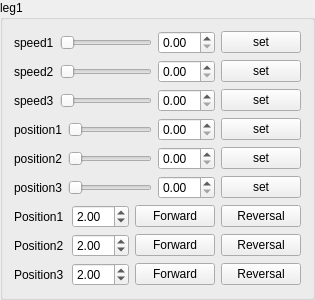
      <widget class="QGroupBox" name="groupBox">
       <property name="title">
        <string>leg1</string>
       </property>
       <layout class="QVBoxLayout" name="verticalLayout">
        <item>
         <layout class="QHBoxLayout" name="horizontalLayout_29">
          <item>
           <widget class="QLabel" name="speed1Label">
            <property name="sizePolicy">
             <sizepolicy hsizetype="Fixed" vsizetype="Preferred">
              <horstretch>0</horstretch>
              <verstretch>0</verstretch>
             </sizepolicy>
            </property>
            <property name="text">
             <string>speed1</string>
            </property>
           </widget>
          </item>
          <item>
           <widget class="DoubleSlider" name="speed11HorizontalSlider">
            <property name="sizePolicy">
             <sizepolicy hsizetype="Expanding" vsizetype="Fixed">
              <horstretch>0</horstretch>
              <verstretch>0</verstretch>
             </sizepolicy>
            </property>
            <property name="orientation">
             <enum>Qt::Horizontal</enum>
            </property>
           </widget>
          </item>
          <item>
           <widget class="QDoubleSpinBox" name="speed11DoubleSpinBox">
            <property name="sizePolicy">
             <sizepolicy hsizetype="Fixed" vsizetype="Fixed">
              <horstretch>0</horstretch>
              <verstretch>0</verstretch>
             </sizepolicy>
            </property>
            <property name="toolTip">
             <string>The unit is rpm</string>
            </property>
            <property name="suffix">
             <string/>
            </property>
            <property name="singleStep">
             <double>0.010000000000000</double>
            </property>
            <property name="value">
             <double>0.000000000000000</double>
            </property>
           </widget>
          </item>
          <item>
           <widget class="QPushButton" name="speed11SetButton">
            <property name="sizePolicy">
             <sizepolicy hsizetype="Fixed" vsizetype="Fixed">
              <horstretch>0</horstretch>
              <verstretch>0</verstretch>
             </sizepolicy>
            </property>
            <property name="text">
             <string>set</string>
            </property>
           </widget>
          </item>
         </layout>
        </item>
        <item>
         <layout class="QHBoxLayout" name="horizontalLayout_30">
          <item>
           <widget class="QLabel" name="speed2Label">
            <property name="sizePolicy">
             <sizepolicy hsizetype="Fixed" vsizetype="Preferred">
              <horstretch>0</horstretch>
              <verstretch>0</verstretch>
             </sizepolicy>
            </property>
            <property name="text">
             <string>speed2</string>
            </property>
           </widget>
          </item>
          <item>
           <widget class="DoubleSlider" name="speed12HorizontalSlider">
            <property name="sizePolicy">
             <sizepolicy hsizetype="Expanding" vsizetype="Fixed">
              <horstretch>0</horstretch>
              <verstretch>0</verstretch>
             </sizepolicy>
            </property>
            <property name="orientation">
             <enum>Qt::Horizontal</enum>
            </property>
           </widget>
          </item>
          <item>
           <widget class="QDoubleSpinBox" name="speed12DoubleSpinBox">
            <property name="sizePolicy">
             <sizepolicy hsizetype="Fixed" vsizetype="Fixed">
              <horstretch>0</horstretch>
              <verstretch>0</verstretch>
             </sizepolicy>
            </property>
            <property name="toolTip">
             <string>The unit is rpm</string>
            </property>
            <property name="suffix">
             <string/>
            </property>
            <property name="singleStep">
             <double>0.010000000000000</double>
            </property>
            <property name="value">
             <double>0.000000000000000</double>
            </property>
           </widget>
          </item>
          <item>
           <widget class="QPushButton" name="speed12SetButton">
            <property name="sizePolicy">
             <sizepolicy hsizetype="Fixed" vsizetype="Fixed">
              <horstretch>0</horstretch>
              <verstretch>0</verstretch>
             </sizepolicy>
            </property>
            <property name="text">
             <string>set</string>
            </property>
           </widget>
          </item>
         </layout>
        </item>
        <item>
         <layout class="QHBoxLayout" name="horizontalLayout_28">
          <item>
           <widget class="QLabel" name="speed3Label">
            <property name="sizePolicy">
             <sizepolicy hsizetype="Fixed" vsizetype="Preferred">
              <horstretch>0</horstretch>
              <verstretch>0</verstretch>
             </sizepolicy>
            </property>
            <property name="text">
             <string>speed3</string>
            </property>
           </widget>
          </item>
          <item>
           <widget class="DoubleSlider" name="speed13HorizontalSlider">
            <property name="sizePolicy">
             <sizepolicy hsizetype="Expanding" vsizetype="Fixed">
              <horstretch>0</horstretch>
              <verstretch>0</verstretch>
             </sizepolicy>
            </property>
            <property name="orientation">
             <enum>Qt::Horizontal</enum>
            </property>
           </widget>
          </item>
          <item>
           <widget class="QDoubleSpinBox" name="speed13DoubleSpinBox">
            <property name="sizePolicy">
             <sizepolicy hsizetype="Fixed" vsizetype="Fixed">
              <horstretch>0</horstretch>
              <verstretch>0</verstretch>
             </sizepolicy>
            </property>
            <property name="toolTip">
             <string>The unit is rpm</string>
            </property>
            <property name="suffix">
             <string/>
            </property>
            <property name="singleStep">
             <double>0.010000000000000</double>
            </property>
            <property name="value">
             <double>0.000000000000000</double>
            </property>
           </widget>
          </item>
          <item>
           <widget class="QPushButton" name="speed13SetButton">
            <property name="sizePolicy">
             <sizepolicy hsizetype="Fixed" vsizetype="Fixed">
              <horstretch>0</horstretch>
              <verstretch>0</verstretch>
             </sizepolicy>
            </property>
            <property name="text">
             <string>set</string>
            </property>
           </widget>
          </item>
         </layout>
        </item>
        <item>
         <layout class="QHBoxLayout" name="horizontalLayout_27">
          <item>
           <widget class="QLabel" name="position1Label">
            <property name="sizePolicy">
             <sizepolicy hsizetype="Fixed" vsizetype="Preferred">
              <horstretch>0</horstretch>
              <verstretch>0</verstretch>
             </sizepolicy>
            </property>
            <property name="text">
             <string>position1</string>
            </property>
           </widget>
          </item>
          <item>
           <widget class="DoubleSlider" name="position11HorizontalSlider">
            <property name="sizePolicy">
             <sizepolicy hsizetype="Expanding" vsizetype="Fixed">
              <horstretch>0</horstretch>
              <verstretch>0</verstretch>
             </sizepolicy>
            </property>
            <property name="orientation">
             <enum>Qt::Horizontal</enum>
            </property>
           </widget>
          </item>
          <item>
           <widget class="QDoubleSpinBox" name="position11DoubleSpinBox">
            <property name="sizePolicy">
             <sizepolicy hsizetype="Fixed" vsizetype="Fixed">
              <horstretch>0</horstretch>
              <verstretch>0</verstretch>
             </sizepolicy>
            </property>
            <property name="toolTip">
             <string>The unit is degree</string>
            </property>
            <property name="suffix">
             <string/>
            </property>
           </widget>
          </item>
          <item>
           <widget class="QPushButton" name="position11SetButton">
            <property name="sizePolicy">
             <sizepolicy hsizetype="Fixed" vsizetype="Fixed">
              <horstretch>0</horstretch>
              <verstretch>0</verstretch>
             </sizepolicy>
            </property>
            <property name="text">
             <string>set</string>
            </property>
           </widget>
          </item>
         </layout>
        </item>
        <item>
         <layout class="QHBoxLayout" name="horizontalLayout_26">
          <item>
           <widget class="QLabel" name="position2Label">
            <property name="sizePolicy">
             <sizepolicy hsizetype="Fixed" vsizetype="Preferred">
              <horstretch>0</horstretch>
              <verstretch>0</verstretch>
             </sizepolicy>
            </property>
            <property name="text">
             <string>position2</string>
            </property>
           </widget>
          </item>
          <item>
           <widget class="DoubleSlider" name="position12HorizontalSlider">
            <property name="sizePolicy">
             <sizepolicy hsizetype="Expanding" vsizetype="Fixed">
              <horstretch>0</horstretch>
              <verstretch>0</verstretch>
             </sizepolicy>
            </property>
            <property name="orientation">
             <enum>Qt::Horizontal</enum>
            </property>
           </widget>
          </item>
          <item>
           <widget class="QDoubleSpinBox" name="position12DoubleSpinBox">
            <property name="sizePolicy">
             <sizepolicy hsizetype="Fixed" vsizetype="Fixed">
              <horstretch>0</horstretch>
              <verstretch>0</verstretch>
             </sizepolicy>
            </property>
            <property name="toolTip">
             <string>The unit is degree</string>
            </property>
            <property name="statusTip">
             <string/>
            </property>
            <property name="suffix">
             <string/>
            </property>
           </widget>
          </item>
          <item>
           <widget class="QPushButton" name="position12SetButton">
            <property name="sizePolicy">
             <sizepolicy hsizetype="Fixed" vsizetype="Fixed">
              <horstretch>0</horstretch>
              <verstretch>0</verstretch>
             </sizepolicy>
            </property>
            <property name="text">
             <string>set</string>
            </property>
           </widget>
          </item>
         </layout>
        </item>
        <item>
         <layout class="QHBoxLayout" name="horizontalLayout_25">
          <item>
           <widget class="QLabel" name="position3Label">
            <property name="sizePolicy">
             <sizepolicy hsizetype="Fixed" vsizetype="Preferred">
              <horstretch>0</horstretch>
              <verstretch>0</verstretch>
             </sizepolicy>
            </property>
            <property name="text">
             <string>position3</string>
            </property>
           </widget>
          </item>
          <item>
           <widget class="DoubleSlider" name="position13HorizontalSlider">
            <property name="sizePolicy">
             <sizepolicy hsizetype="Expanding" vsizetype="Fixed">
              <horstretch>0</horstretch>
              <verstretch>0</verstretch>
             </sizepolicy>
            </property>
            <property name="orientation">
             <enum>Qt::Horizontal</enum>
            </property>
           </widget>
          </item>
          <item>
           <widget class="QDoubleSpinBox" name="position13DoubleSpinBox">
            <property name="sizePolicy">
             <sizepolicy hsizetype="Fixed" vsizetype="Fixed">
              <horstretch>0</horstretch>
              <verstretch>0</verstretch>
             </sizepolicy>
            </property>
            <property name="toolTip">
             <string>The unit is degree</string>
            </property>
            <property name="statusTip">
             <string/>
            </property>
            <property name="suffix">
             <string/>
            </property>
           </widget>
          </item>
          <item>
           <widget class="QPushButton" name="position13SetButton">
            <property name="sizePolicy">
             <sizepolicy hsizetype="Fixed" vsizetype="Fixed">
              <horstretch>0</horstretch>
              <verstretch>0</verstretch>
             </sizepolicy>
            </property>
            <property name="text">
             <string>set</string>
            </property>
           </widget>
          </item>
         </layout>
        </item>
        <item>
         <layout class="QGridLayout" name="gridLayout_3">
          <property name="spacing">
           <number>6</number>
          </property>
          <item row="1" column="3">
           <widget class="QPushButton" name="pos12ReversalPushButton">
            <property name="text">
             <string>Reversal</string>
            </property>
            <property name="icon">
             <iconset>
              <normaloff>:/images/navigate-down.ico</normaloff>:/images/navigate-down.ico</iconset>
            </property>
           </widget>
          </item>
          <item row="1" column="0">
           <widget class="QLabel" name="relativePos2Label">
            <property name="text">
             <string>Position2</string>
            </property>
           </widget>
          </item>
          <item row="0" column="3">
           <widget class="QPushButton" name="pos11ReversalPushButton">
            <property name="text">
             <string>Reversal</string>
            </property>
            <property name="icon">
             <iconset>
              <normaloff>:/images/navigate-down.ico</normaloff>:/images/navigate-down.ico</iconset>
            </property>
           </widget>
          </item>
          <item row="0" column="2">
           <widget class="QPushButton" name="pos11ForwardPushButton">
            <property name="text">
             <string>Forward</string>
            </property>
            <property name="icon">
             <iconset>
              <normaloff>:/images/navigate-up.ico</normaloff>:/images/navigate-up.ico</iconset>
            </property>
           </widget>
          </item>
          <item row="2" column="1">
           <widget class="QDoubleSpinBox" name="relativePos13DoubleSpinBox">
            <property name="value">
             <double>2.000000000000000</double>
            </property>
           </widget>
          </item>
          <item row="2" column="3">
           <widget class="QPushButton" name="pos13ReversalPushButton">
            <property name="text">
             <string>Reversal</string>
            </property>
            <property name="icon">
             <iconset>
              <normaloff>:/images/navigate-down.ico</normaloff>:/images/navigate-down.ico</iconset>
            </property>
           </widget>
          </item>
          <item row="1" column="2">
           <widget class="QPushButton" name="pos12ForwardPushButton">
            <property name="text">
             <string>Forward</string>
            </property>
            <property name="icon">
             <iconset>
              <normaloff>:/images/navigate-up.ico</normaloff>:/images/navigate-up.ico</iconset>
            </property>
           </widget>
          </item>
          <item row="2" column="2">
           <widget class="QPushButton" name="pos13ForwardPushButton">
            <property name="text">
             <string>Forward</string>
            </property>
            <property name="icon">
             <iconset>
              <normaloff>:/images/navigate-up.ico</normaloff>:/images/navigate-up.ico</iconset>
            </property>
           </widget>
          </item>
          <item row="0" column="0">
           <widget class="QLabel" name="relativePos1Label">
            <property name="text">
             <string>Position1</string>
            </property>
           </widget>
          </item>
          <item row="0" column="1">
           <widget class="QDoubleSpinBox" name="relativePos11DoubleSpinBox">
            <property name="value">
             <double>2.000000000000000</double>
            </property>
           </widget>
          </item>
          <item row="2" column="0">
           <widget class="QLabel" name="relativePos3Label">
            <property name="text">
             <string>Position3</string>
            </property>
           </widget>
          </item>
          <item row="1" column="1">
           <widget class="QDoubleSpinBox" name="relativePos12DoubleSpinBox">
            <property name="value">
             <double>2.000000000000000</double>
            </property>
           </widget>
          </item>
         </layout>
        </item>
       </layout>
      </widget>
